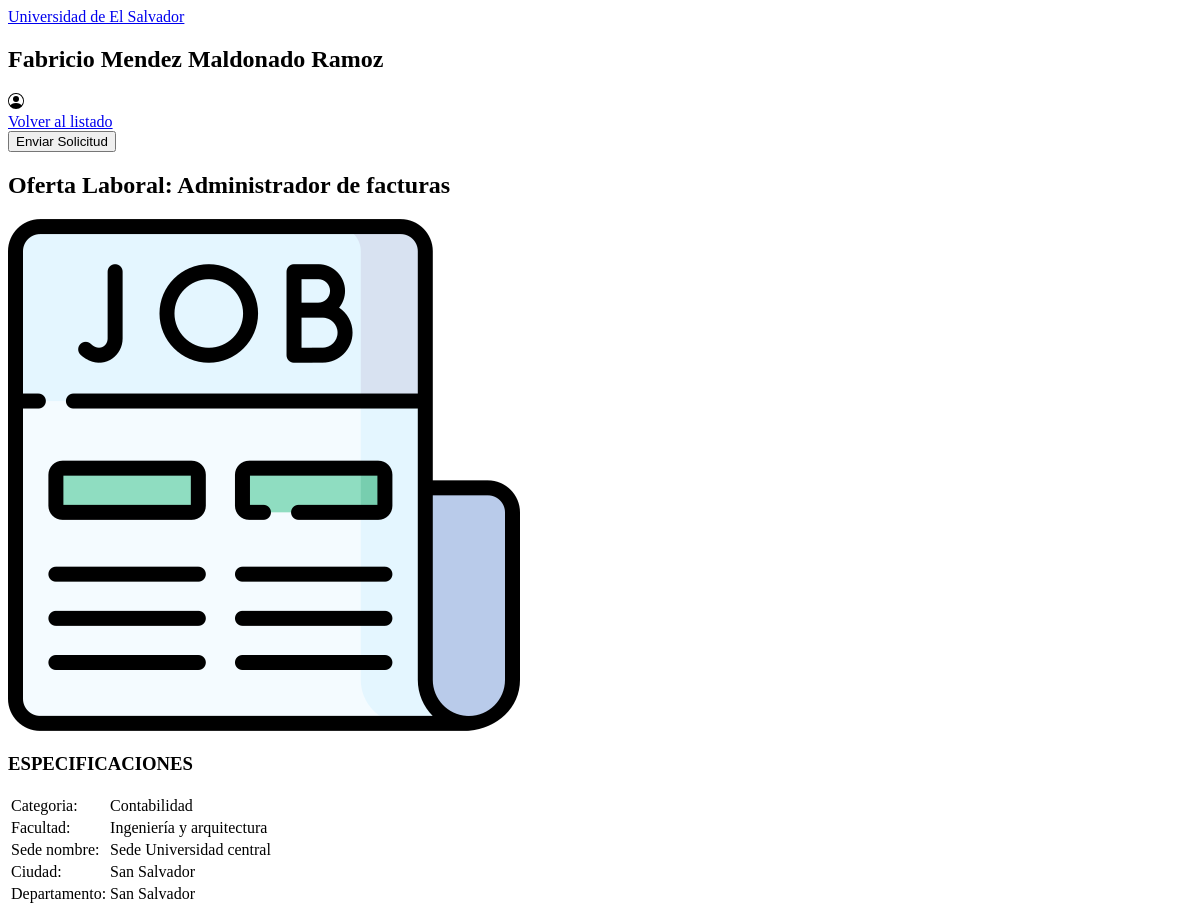
Before: /solicitud/3/ (signed in, upper part) with the older database file.
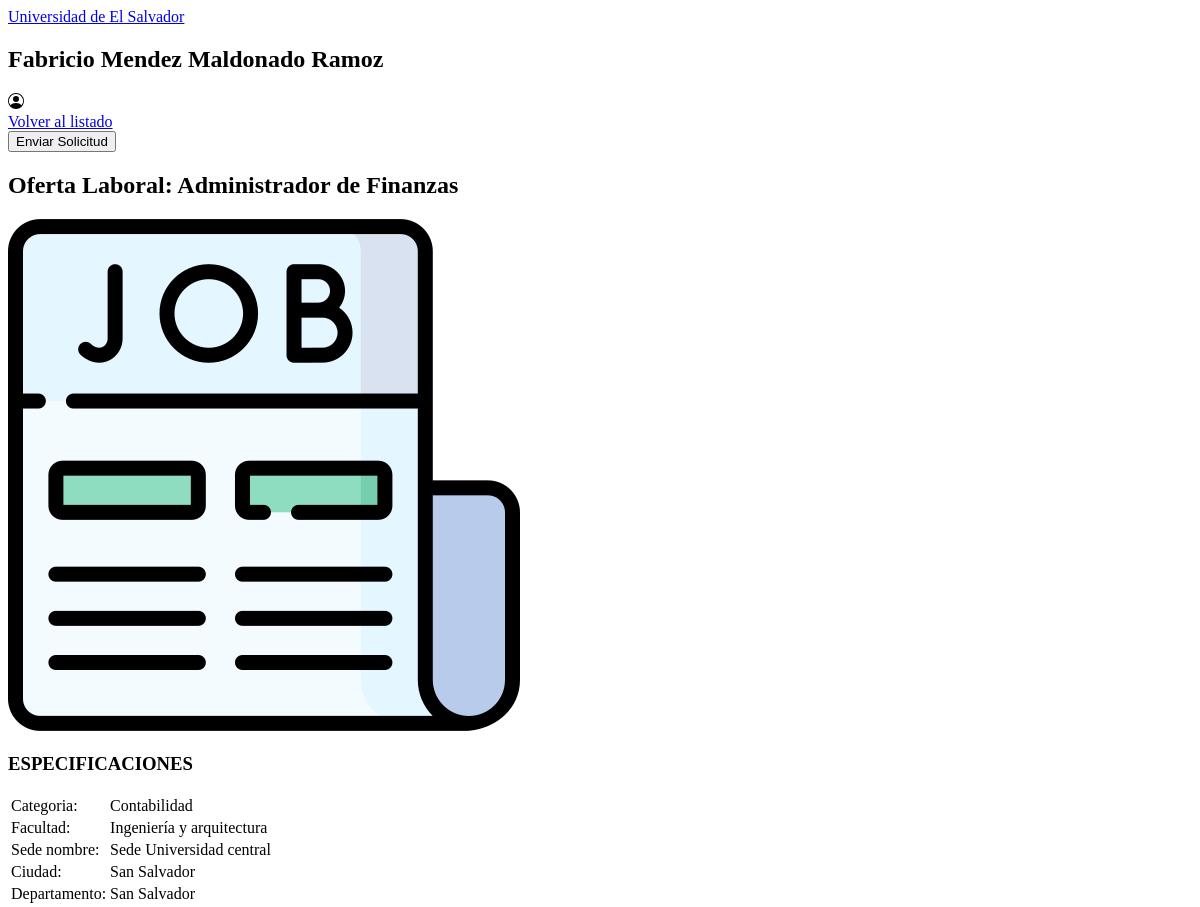
After: the same page with the newer database file.
### apps/OfertasLaborales/models.py (models this page shows, shortened)
class OfertaLaboral(models.Model):
    area_de_trabajo = models.CharField(max_length=150, default=None, null=True)
    cargo_solicitado = models.CharField(max_length=150, default=None, null=True)
    vacantes = models.CharField(max_length=150, default=None, null=True)
    tipo_contratacion = models.CharField(max_length=150, default=None, null=True)
    nivel_experiencia = models.CharField(max_length=150, default=None, null=True)
    generos = models.CharField(max_length=150, default=None, null=True)
    edad_solicitada = models.CharField(max_length=150, default=None, null=True)
    salario_minimo = models.DecimalField(max_digits=10000,decimal_places=2,default=0.00, null=True)
    salario_maximo = models.DecimalField(max_digits=10000,decimal_places=2,default=0.00, null=True)
    descripcion = models.CharField(max_length=3000, default=None, null=True)
    categoria = models.ForeignKey(Categoria, on_delete=models.CASCADE)
    facultad = models.ForeignKey(Facultad, on_delete=models.CASCADE)
    sede = models.ForeignKey(Sede, on_delete=models.CASCADE)

class Categoria(models.Model):
    nombre = models.CharField(max_length=100, default=None, unique=True)

class Facultad(models.Model):
    nombre = models.CharField(max_length=100, default=None, unique=True)

class Sede(models.Model):
    nombre = models.CharField(max_length=100, default=None, unique=True)
    ciudad = models.CharField(max_length=100, default=None, null=True)
    departamento = models.CharField(max_length=100, default=None, null=True)

### apps/OfertasLaborales/views.py (the view, shortened to what this page needs)
# urls.py: path('solicitud/<int:pk>/', views.OfertaView.as_view(), name='solicitud'),
@method_decorator(decorators, name='post')
class OfertaView(DetailView):
    model = OfertaLaboral
    template_name = 'OfertasLaborales/solicitudoferta.html'

### templates/OfertasLaborales/solicitudoferta.html (shortened to what this page needs)
<!DOCTYPE html>
{% extends 'base.html' %}
{% load compress %}
{% load static %}
{% block contenido %}
<div class='contenedor contenedor-form'>
    <div class="ofertalab-solicitud">
        <nav class="navbar-ofertaslab navbar-ofertasolicitud">
            <a href="{% url 'inicio' %}">Volver al listado</a>
            <form action="" method='post'>{% csrf_token %}
                <button>Enviar Solicitud</button>
            </form>
        </nav>
        <h2><strong>Oferta Laboral: </strong>{{ofertalaboral.area_de_trabajo}}</h2>
        <div class="solicitud-items">
            <div class="categorias">
                <img src="{% static 'img/oferta.png' %}" alt="img oferta">
                <h3>ESPECIFICACIONES</h3>
                <table class="tabladatos">
                    <tr><td>Categoria:</td><td>{{ofertalaboral.categoria.nombre}}</td></tr>
                    <tr><td>Facultad:</td><td>{{ofertalaboral.facultad.nombre}}</td></tr>
                    <tr><td>Sede nombre:</td><td>{{ofertalaboral.sede.nombre}}</td></tr>
                    <tr><td>Ciudad:</td><td>{{ofertalaboral.sede.ciudad}}</td></tr>
                    <tr><td>Departamento:</td><td>{{ofertalaboral.sede.departamento}}</td></tr>
                </table>
            </div>
        </div>
    </div>
</div>
{% endblock contenido %}

Changed rows visible on the page:
changed OfertaLaboral "Contabilidad": area_de_trabajo "Administrador de facturas" → "Administrador de Finanzas"
